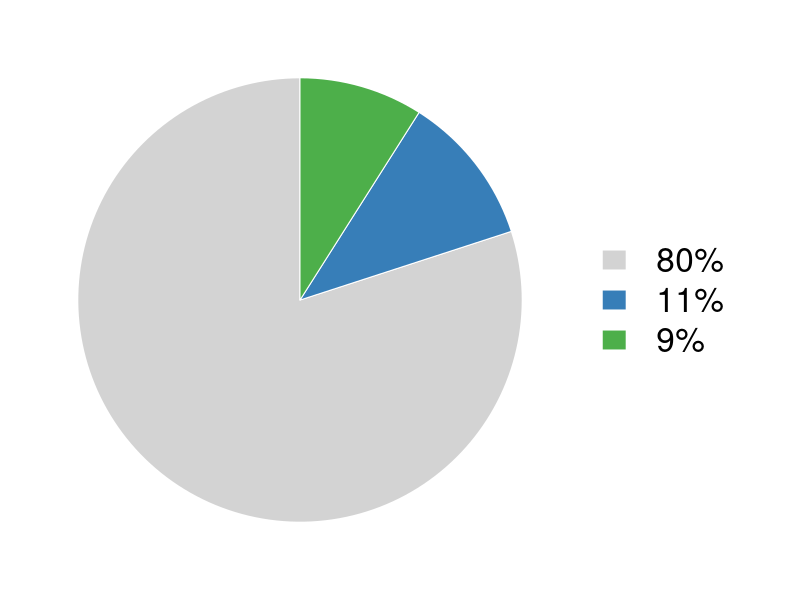

Here is the R script that generated this plot:
## ---- chunk 1
# setup the colouring
variantColors <- RColorBrewer::brewer.pal(4, "Set1")
names(variantColors) <- c("r", "c", "s", "v")

# plot one pie
par(mar = c(0, 0, 0, 10))
pie(c(0.80, 0.11, 0.09), col = c("lightgrey", variantColors[c("c", "s")]), border = "white", labels = "", init.angle = 90)
rng <- par("usr")
legend(rng[2] - 0.1, 0, yjust = 0.5, legend = c("80%", "11%", "9%"), fill = c("lightgrey", variantColors[c("c", "s")]), bty = "n", border = "white", cex = 2, xpd = TRUE)
